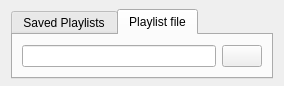
<?xml version="1.0" encoding="UTF-8"?>
<ui version="4.0">
 <class>GUI_PlaylistChooser</class>
 <widget class="PlayerPluginInterface" name="GUI_PlaylistChooser">
  <property name="geometry">
   <rect>
    <x>0</x>
    <y>0</y>
    <width>284</width>
    <height>86</height>
   </rect>
  </property>
  <layout class="QGridLayout" name="gridLayout">
   <property name="topMargin">
    <number>5</number>
   </property>
   <property name="bottomMargin">
    <number>2</number>
   </property>
   <property name="verticalSpacing">
    <number>5</number>
   </property>
   <item row="0" column="0">
    <widget class="QTabWidget" name="tabWidget">
     <property name="sizePolicy">
      <sizepolicy hsizetype="Expanding" vsizetype="Maximum">
       <horstretch>0</horstretch>
       <verstretch>0</verstretch>
      </sizepolicy>
     </property>
     <property name="currentIndex">
      <number>1</number>
     </property>
     <widget class="QWidget" name="tab">
      <property name="sizePolicy">
       <sizepolicy hsizetype="Preferred" vsizetype="Maximum">
        <horstretch>0</horstretch>
        <verstretch>0</verstretch>
       </sizepolicy>
      </property>
      <attribute name="title">
       <string>Saved Playlists</string>
      </attribute>
      <layout class="QGridLayout" name="gridLayout_3">
       <item row="0" column="0">
        <widget class="QComboBox" name="combo_playlistchooser">
         <property name="sizePolicy">
          <sizepolicy hsizetype="MinimumExpanding" vsizetype="Fixed">
           <horstretch>0</horstretch>
           <verstretch>0</verstretch>
          </sizepolicy>
         </property>
         <property name="focusPolicy">
          <enum>Qt::ClickFocus</enum>
         </property>
         <property name="editable">
          <bool>true</bool>
         </property>
         <property name="currentIndex">
          <number>-1</number>
         </property>
        </widget>
       </item>
       <item row="0" column="1">
        <widget class="MenuToolButton" name="btn_tool_pl">
         <property name="text">
          <string/>
         </property>
        </widget>
       </item>
      </layout>
     </widget>
     <widget class="QWidget" name="tab_2">
      <property name="sizePolicy">
       <sizepolicy hsizetype="Preferred" vsizetype="Maximum">
        <horstretch>0</horstretch>
        <verstretch>0</verstretch>
       </sizepolicy>
      </property>
      <attribute name="title">
       <string>Playlist file</string>
      </attribute>
      <layout class="QGridLayout" name="gridLayout_2">
       <item row="0" column="0">
        <widget class="QLineEdit" name="le_playlist_file">
         <property name="sizePolicy">
          <sizepolicy hsizetype="MinimumExpanding" vsizetype="Preferred">
           <horstretch>0</horstretch>
           <verstretch>0</verstretch>
          </sizepolicy>
         </property>
         <property name="focusPolicy">
          <enum>Qt::ClickFocus</enum>
         </property>
         <property name="readOnly">
          <bool>true</bool>
         </property>
        </widget>
       </item>
       <item row="0" column="1">
        <widget class="MenuToolButton" name="btn_tool_file">
         <property name="text">
          <string/>
         </property>
        </widget>
       </item>
      </layout>
     </widget>
    </widget>
   </item>
  </layout>
 </widget>
 <customwidgets>
  <customwidget>
   <class>MenuToolButton</class>
   <extends>QPushButton</extends>
   <header location="global">GUI/Helper/MenuTool/MenuTool.h</header>
  </customwidget>
  <customwidget>
   <class>PlayerPluginInterface</class>
   <extends>QWidget</extends>
   <header>Interfaces/PlayerPlugin/PlayerPlugin.h</header>
   <container>1</container>
  </customwidget>
 </customwidgets>
 <resources/>
 <connections/>
</ui>
